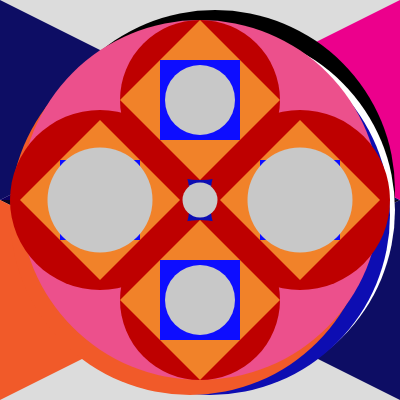
Frame 1 (no input)
Frame 60 (no input): identical to frame 1, image omitted
Frame 120 (the mouse pressed at the canvas centre since frame 60): identical to frame 1, image omitted

The p5.js sketch that drew this single still picture (run headless with seeded random() and noise() and a simulated clock; from frame 60 on, the mouse is pressed at the canvas centre):

// p5.js sketch
// ── sketch.js
function setup() {
  createCanvas(400, 400);
}

function draw() {
  background(220);
  pattern (105, 180, 215, 200, 130, 255, 190, 80, 100);

}

function pattern (tam1, tam2, esp, r1, g1, b1, r2, g2, b2) {
  noStroke ();
  fill (12, 5, 29);
  triangle (0, 200, 200, 300, 400, 200);
  fill (13, 13, b2);
  triangle (0, 0, 200, 100, 0, 200);
  triangle (200, 300, 400, 200, 400, 400);
  fill (241, 90, 41);
  triangle (0, 200, 200, 300, 0, 400);
  fill (12, 0, 98);
  triangle (0, 200, 200, 100, 400, 200);
  fill (236, 0, 140);
  triangle (400, 0, 200, 100, 400, 200);
  //ellipseMode (CENTER);
  push ();
  fill (0, 0, 0);
  ellipse (esp, 190, 360);
  fill (255, 255, 255);
  ellipse (esp, 210, 360);
  fill (13, 13, 178);
  ellipse (210, esp, 360);
  fill (241, 90, 41);
  ellipse (190, esp, 360);
  fill (236, g2, 140);
  ellipse (200, 200, 360);
  pop ();
  fill (13, 13, 178);
  rect (125, 125, 150, 150);
  fill (r2, 0, 0);
  ellipse (200, 300, 160);
  ellipse (200, 100, 160);
  ellipse (100, 200, tam2);
  ellipse (300, 200, tam2);
  fill (241, g1, 41)
  noStroke();
  quad (100, 120, 180, 200, 100, 280, 20, 200);
  quad (200, 20, 280, 100, 200, 180, 120, 100); 
  quad (300, 120, 380, 200, 300, 280, 220, 200);
  quad (200, 220, 280, 300, 200, 380, 120, 300);
  //rotate (angle);
  fill (13, 13, b1);
  square (60, 160, 80);
  square (160, 60, 80);
  square (260, 160, 80);
  square (160, 260, 80);
  fill (r1);
  ellipse (200, 200, 35);
  ellipse (200, 100, 70);
  ellipse (100, 200, tam1);
  ellipse (300, 200, tam1);
  ellipse (200, 300, 70);
}
